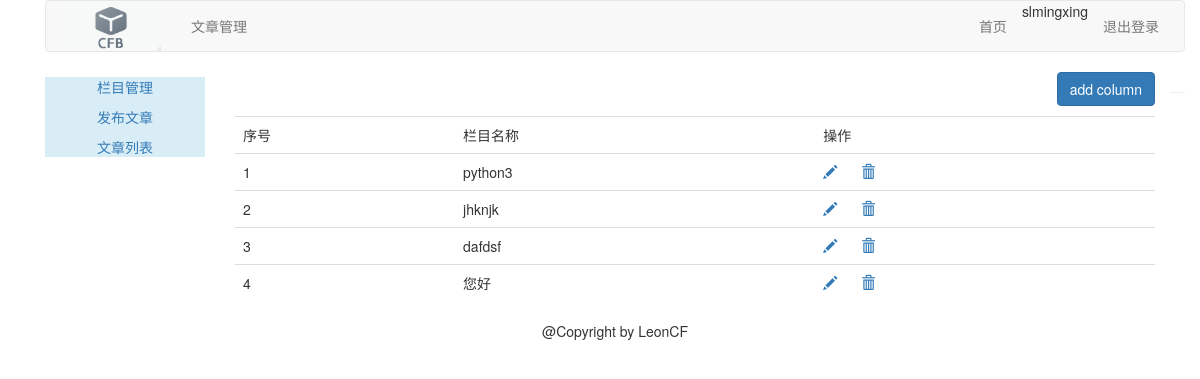
The app's page /article/article-column/ (signed in), older data.
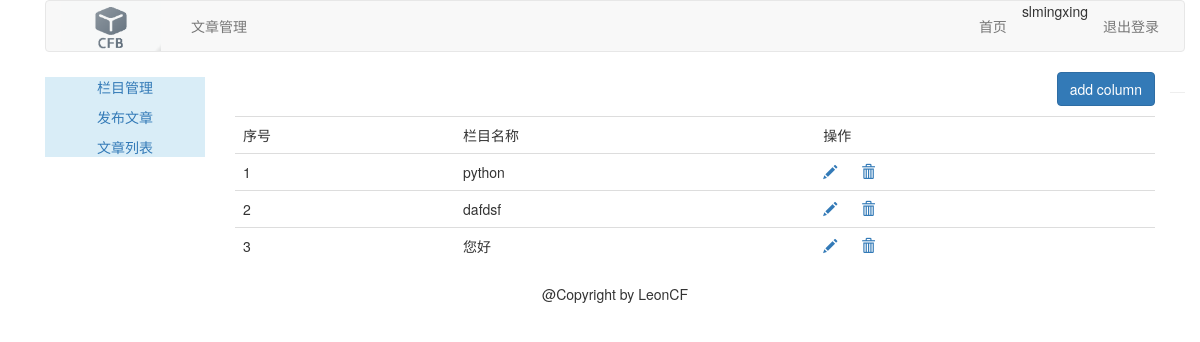
The same page, newer data.
### article/models.py (models this page shows, shortened)
class ArticleColumn(models.Model):
    user=models.ForeignKey(User,related_name='article_column')
    column=models.CharField(max_length=200)
    created=models.DateField(auto_now_add=True)

### article/views.py (the view, shortened to what this page needs)
@login_required(login_url='/account/login/')
@csrf_exempt
def article_column(request):
    if request.method=="GET":
        columns=ArticleColumn.objects.filter(user=request.user)
        column_form=ArticleColumnForm()
        return render(request,"article/column/article_column.html",{"columns":columns,'column_form':column_form})

### templates/article/column/article_column.html (shortened to what this page needs)
{% extends "article/base.html" %}
{% load staticfiles %}
{% block content %}
<div>
    <p class="text-right"><button id="add_column" onclick="add_column()" class="btn btn-primary">add column</button></p>
    <table class="table table-hover">
        <tr>
            <td>序号</td>
            <td>栏目名称</td>
            <td>操作</td>
        </tr>
        {% for column in columns %}
        <tr>
            <td>{{ forloop.counter }}</td>
            <td>{{ column.column }}</td>
            <td>
                <a name="edit" href="javascript:" onclick="edit_column(this,{{column.id}})"><span class="glyphicon glyphicon-pencil"></span></a>
                <a name="delete" href="javascript:" onclick="del_column(this,{{ column.id }})"><span class="glyphicon glyphicon-trash" style="margin-left: 20px;"></span></a></td>
        </tr>
        {% empty %}
        <p>暂无栏目</p>
        {% endfor %}
    </table>
</div>
{% endblock %}

### templates/article/base.html (shortened to what this page needs)
{% load staticfiles %}
<!DOCTYPE html>
<html lang="zh-cn">
<head>
    <link rel="stylesheet" href="{% static 'css/bootstrap.css' %}">
</head>
<body>
<div class="container">
    {% include 'article/header.html' %}
    <div class="col-md-2">
        {% include 'article/leftslider.html' %}
    </div>
    <div class="col-md-10">
        {% block content %}
        {% endblock %}
    </div>
    {% include 'footer.html' %}
</div>
</body>
</html>

### templates/article/header.html
{% load static %}
<div class="container">
    <nav class="navbar navbar-default" role="navigation">
        <div class="navbar-header">
            <a href="{% url 'blog:blog_title' %}" class="navbar-brand" style="padding-top: 0px;">
                <img width=100px src="{% static 'images/logo.png' %}" style="height: 50px;">
            </a>
        </div>
        <div>
            <ul class="nav navbar-nav" role="tablist">
                <li><a href="{% url 'article:article_column' %}">文章管理</a></li>
            </ul>
            <ul class="nav navbar-nav navbar-right" style="margin-right:10px">
                <li><a href="{% url 'blog:blog_title' %}">首页</a></li>
                <li><span>{{user.username}}</span></li>
                <li><a href="{% url 'account:user_logout' %}">退出登录</a></li>
            </ul>
        </div>
    </nav>
</div>

### templates/article/leftslider.html
<div class="bg-info">
    <div class="text-center" style="margin-top:5px;">
        <p><a href="{% url 'article:article_column' %}">栏目管理</a></p>
        <p><a href="{% url 'article:article_post' %}">发布文章</a></p>
        <p><a href="{% url 'article:article_list' %}">文章列表</a></p>
    </div>
</div>

### templates/footer.html
<div class="container">
	<hr>
	<p class="text-center">@Copyright by LeonCF</p>
</div>

Row changes from the older to the newer data that the page shows:
removed ArticleColumn: column "jhknjk"
changed ArticleColumn: column "python3" → "python"
